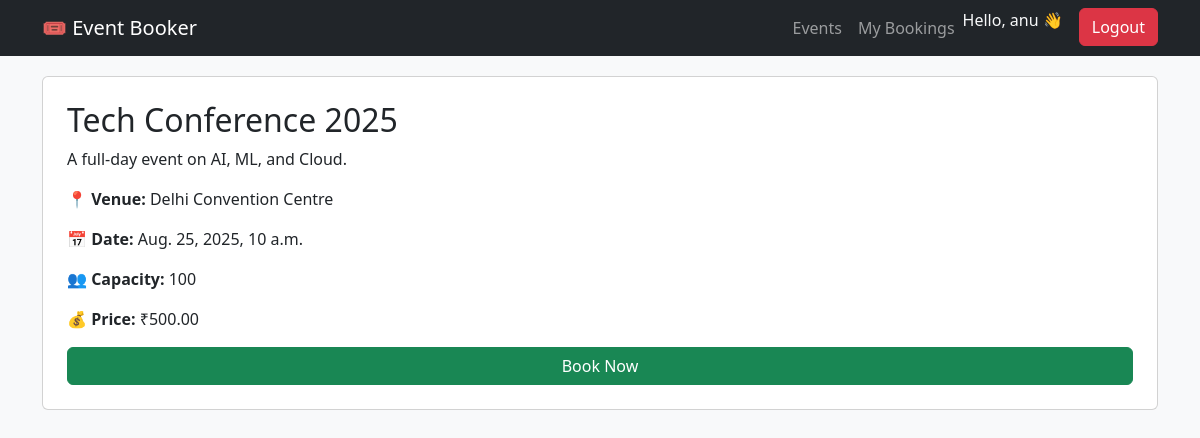
The app's page /events/1/ (signed in) with its own data.
### events/models.py (models this page shows, shortened)
class Event(models.Model):
    title = models.CharField(max_length=200)
    description = models.TextField()
    venue = models.CharField(max_length=200)
    date_time = models.DateTimeField()
    capacity = models.IntegerField()
    price = models.DecimalField(max_digits=10, decimal_places=2, default=0.00)
    image = models.ImageField(upload_to='event_images/', blank=True, null=True)
    category = models.ForeignKey(Category, on_delete=models.SET_NULL, null=True, blank=True)
    created_by = models.ForeignKey(User, on_delete=models.CASCADE)

### events/views.py (the view)
# urls.py: path('events/<int:pk>/', views.event_detail, name='event_detail'),
def event_detail(request, pk):
    event = get_object_or_404(Event, pk=pk)
    return render(request, 'events/event_detail.html', {'event': event})

### templates/events/event_detail.html (shortened to what this page needs)
{% extends "base.html" %}
{% block content %}
<div class="card p-4">
    <h2>{{ event.title }}</h2>
    <p>{{ event.description }}</p>
    <p><b>📍 Venue:</b> {{ event.venue }}</p>
    <p><b>📅 Date:</b> {{ event.date_time }}</p>
    <p><b>👥 Capacity:</b> {{ event.capacity }}</p>
    <p><b>💰 Price:</b> ₹{{ event.price }}</p>
    <a href="{% url 'book_event' event.pk %}" class="btn btn-success">Book Now</a>
</div>
{% endblock %}

### templates/base.html (shortened to what this page needs)
<!DOCTYPE html>
<html lang="en">
<head>
    <link href="https://cdn.jsdelivr.net/npm/bootstrap@5.3.2/dist/css/bootstrap.min.css" rel="stylesheet">
</head>
<body>
    <nav class="navbar navbar-expand-lg navbar-dark bg-dark">
        <div class="container">
            <a class="navbar-brand" href="{% url 'home' %}">🎟 Event Booker</a>
            <div class="collapse navbar-collapse" id="navbarNav">
                <ul class="navbar-nav ms-auto">
                    {% if user.is_authenticated %}
                        <li class="nav-item">
                            <a class="nav-link" href="{% url 'event_list' %}">Events</a>
                        </li>
                        <li class="nav-item">
                            <a class="nav-link" href="{% url 'my_bookings' %}">My Bookings</a>
                        </li>
                        <li class="nav-item">
                            <span class="navbar-text text-light me-2">
                                Hello, {{ user.username }} 👋
                            </span>
                        </li>
                        <li class="nav-item">
                            <button class="btn btn-danger ms-2" data-bs-toggle="modal" data-bs-target="#logoutModal">
                                Logout
                            </button>
                        </li>
                    {% endif %}
                </ul>
            </div>
        </div>
    </nav>
    <div class="container">
        {% block content %}{% endblock %}
    </div>
</body>
</html>

### templates/base.html (style rules this page uses)
body { background-color: #f8f9fa; }
.navbar { margin-bottom: 20px; }

### records on screen
Event: title "Tech Conference 2025", description "A full-day event on AI, ML, and Cloud.", venue "Delhi Convention Centre", date_time "Aug. 25, 2025, 10 a.m.", capacity "100", price "500.00"

### other values on screen
{{ user.username }} "anu"
